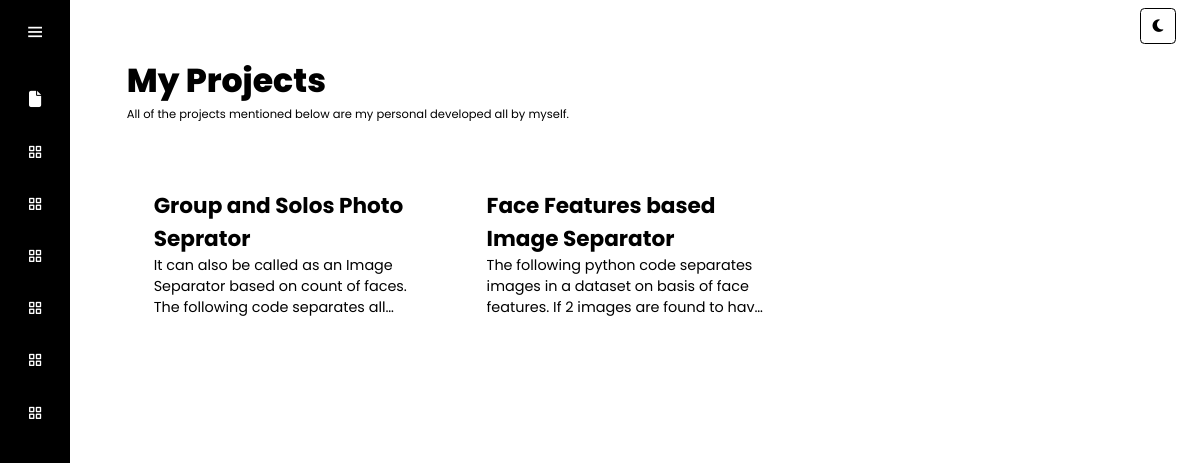
Screenshot of /projects/?q=7 with the database file from the repository.
### main/models.py (models this page shows, shortened)
class Tags(models.Model):
    id = models.AutoField(primary_key=True)
    name = models.CharField(max_length=200)
    img = models.CharField(max_length=200)

class Projects(models.Model):
    id = models.AutoField(primary_key=True)
    name = models.CharField(max_length=200)
    description = models.TextField()
    tools = models.TextField()
    tags = models.ManyToManyField(Tags,null=True,related_name='tags')
    image_path = models.ImageField(upload_to='files/images')
    report_path = models.FileField(upload_to='files/report',blank=True)
    priority = models.IntegerField(default=0)
    live_link = models.URLField(null=True,blank=True)
    git_link = models.URLField(null=True,blank=True)
    target = models.TextField(null=True,blank=True,default='web')

### main/views.py (the view)
# urls.py: path('projects/',views.Portfolio,name='projects'),
def Portfolio(request):
    tags = Tags.objects.all()
    if request.GET.get('q')==None:
        projects = Projects.objects.order_by('-priority')
    else:
        q=request.GET.get('q')
        projects = Projects.objects.filter(
            tags=q
        )
    context = {'projects':projects,'tags':tags}
    return render(request,'portfolio.html',context)

### main/templates/portfolio.html (shortened to what this page needs)
<!DOCTYPE html>
{% load static %}
<html lang="en" dir="ltr">
  <head>
    <link rel="stylesheet" href="{% static 'styles/second.css' %}">
    <link rel="stylesheet" href="https://cdnjs.cloudflare.com/ajax/libs/font-awesome/6.3.0/css/all.min.css">
    <link href='https://unpkg.com/boxicons@2.0.7/css/boxicons.min.css' rel='stylesheet'>
   </head>
<body onload=zoom()>
  <div class="sidebar">
    <div class="logo-details">
        <i class='bx bx-menu' id="btn" ></i>
    </div>
    <ul class="nav-list">
        <li>
            <a href="{% url 'projects' %}">
                <i class="fa-solid fa-file"></i>
            </a>
        </li>
        {% for i in tags %}
      <li>
        <a href="{% url 'projects' %}?q={{i.id}}">
          <i class='{{i.img}}'></i>
        </a>
      </li>
      {% endfor %}
    </ul>
  </div>
  <section class="home-section">
    <div class="box1">
      <div class="text">My Projects</div>
      <p class="ssp">All of the projects mentioned below are my personal developed all by myself.</p>
      <div class="container">
          {% for i in projects %}
        <a href="{% url 'final' i.id %}" style="text-decoration: none;">
        <div class="box">
          <h2>{{i.name}}</h2>
          <div class="pop">{{i.description}}</div>
        </div>
        </a>
        {% endfor %}
      </div>
    </div>
  </section>
  <div id="switch" class="switch" onclick="switchtheme()">
    <i class="fa-solid fa-moon"></i>
  </div>
</body>
</html>

### main/static/styles/second.css (style rules this page uses)
* { margin: 0; padding: 0; box-sizing: border-box; font-family: "Poppins" , sans-serif; }
html { scroll-behavior: smooth; }
:root { --fonta: 3.5rem; --fontb: 2.3rem; --fontc:1.2rem; --fontd:0.8rem; --black:#000000; --white:#FFFFFF; --sub: rgb(6, 201, 240); --fonta: 3.5rem; --fontb: 2.3rem; --fontc:1.2rem; --fontd:0.8rem; --suba:var(--black); --subb:var(--black); }
.sidebar { position: fixed; left: 0; top: 0; height: 100%; width: 78px; background: var(--black); padding: 6px 14px; z-index: 99; transition: all 0.5s ease; }
.sidebar .logo-details { height: 60px; display: flex; align-items: center; position: relative; }
.sidebar .logo-details #btn { position: absolute; top: 50%; right: 0; transform: translateY(-50%); font-size: 22px; transition: all 0.4s ease; font-size: 23px; text-align: center; cursor: pointer; transition: all 0.5s ease; }
.sidebar i { color: var(--white); height: 60px; min-width: 50px; font-size: 28px; text-align: center; line-height: 60px; }
.sidebar .nav-list { margin-top: 20px; height: 100%; }
.sidebar li { position: relative; margin: 8px 0; list-style: none; }
.sidebar li a { display: flex; height: 100%; width: 100%; border-radius: 12px; align-items: center; text-decoration: none; transition: all 0.4s ease; background: var(--black); }
.sidebar li i { height: 50px; line-height: 50px; font-size: 18px; border-radius: 12px; }
.home-section { position: relative; background: var(--white); min-height: 100vh; top: 0; left: 78px; width: calc(100% - 78px); transition: all 0.5s ease; z-index: 2; }
.home-section .text { display: inline-block; color: var(--black); font-size: var(--fontb); font-weight: 800; }
.ssp { font-size: var(--fontd); color: var(--black); }
.box1 { padding: 5%; }
.switch { position: fixed; top: 1%; right: 2%; display: flex; justify-content: center; align-items: center; color: var(--black); border-radius: 5px; border-style: solid; border-width: 2px; border-color: var(--black); cursor: pointer; width: 2.5rem; height: 2.5rem; z-index: 1000; }
.container { margin: 20px auto; display:grid; grid-template-columns: repeat(4, minmax(0, 1fr)); grid-column-gap: 40px; }
.container .box { width: 100%; margin: 0 0 20px; padding: 10px; overflow: hidden; background: var(--white); break-inside: avoid; color: var(--black); }
.pop { overflow: hidden; text-overflow: ellipsis; display: -webkit-box; -webkit-line-clamp: 3; -webkit-box-orient: vertical; margin: 0; padding: 0 0 ; font-size: 16px; }
@media (max-width:1200px) { .container { grid-template-columns: repeat(3, minmax(0, 1fr)); width: calc(100% - 40px); box-sizing: border-box; padding: 20px 20px 20px 0; } }

### rows the page displays
Projects: name "Group and Solos Photo Seprator", description "It can also be called as an Image Separator based on count of faces. The following code separates…"
Projects: name "Face Features based Image Separator", description "The following python code separates images in a dataset on basis of face features. If 2 images are found to…"
